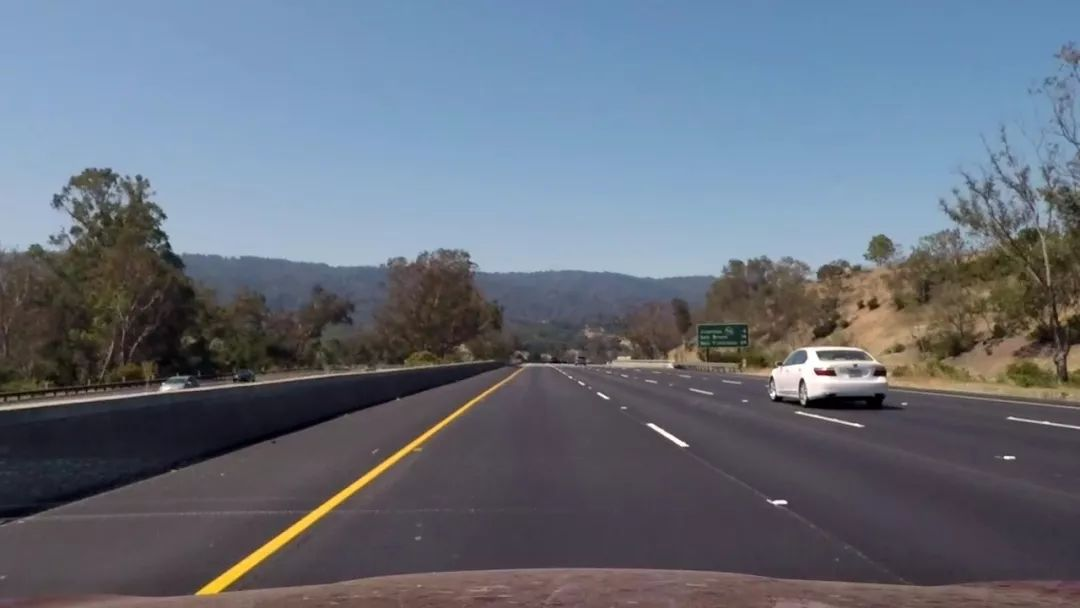
#> input picture line.jpg, 1080 x 608 px
$ python line_detection.py
#> lines starting #> are read from the running program, lines starting #| are printed output that depends on the picture; after the words box and inside, x2 and y2 are one past the last pixel; in counts of white or black regions, pixels touching at a corner belong together; long printed decimals are rounded
#> in draw, raw is the input picture: shape (608, 1080, 3); mean B, G, R 123.4, 110.4, 102.4
import cv2
import numpy as np
import os


def Slope(line):
    if (line[0][0] == line[0][2]):
        return 0
    else:
        return (line[0][3] - line[0][1]) / (line[0][2] - line[0][0])


def filter(lines, threshold):
    slopes = [Slope(line) for line in lines]
    while len(lines) > 0:
        mean = np.mean(slopes)
        diff = [abs(s - mean) for s in slopes]
        idx = np.argmax(diff)
        if diff[idx] > threshold:
            slopes.pop(idx)
            lines.pop(idx)
        else:
            break
    return lines


def least_square(lines):
    x_cord = np.ravel([[line[0][0], line[0][2]] for line in lines])
    y_cord = np.ravel([[line[0][1], line[0][3]] for line in lines])
    poly = np.polyfit(x_cord, y_cord, deg=1)
    point_min = (np.min(x_cord), np.polyval(poly, np.min(x_cord)))
    point_max = (np.max(x_cord), np.polyval(poly, np.max(x_cord)))
    print("max point={}".format(point_max))
    return np.array([point_min, point_max], dtype=np.int32)


def edge(path):
#> called with path = 'line.jpg'
    name = path.split(".")[0]
    if(os.path.exists(name) != True):
        os.mkdir(name)
    grey = cv2.imread(path, cv2.IMREAD_GRAYSCALE)
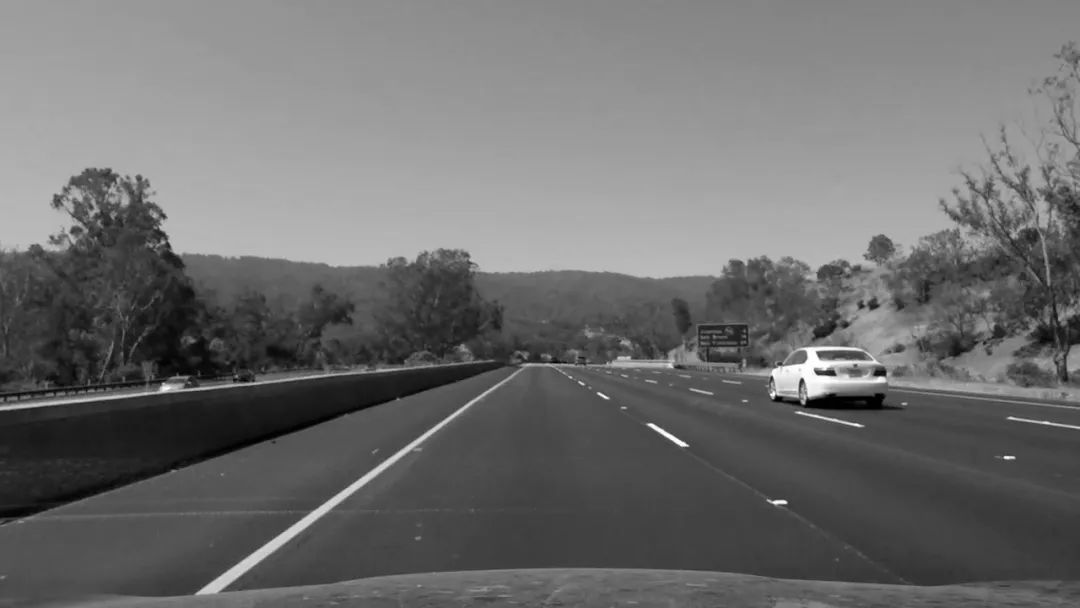
#> grey: shape (608, 1080); min 0, max 255, mean 109.5
    edge = cv2.Canny(grey, 192, 433)
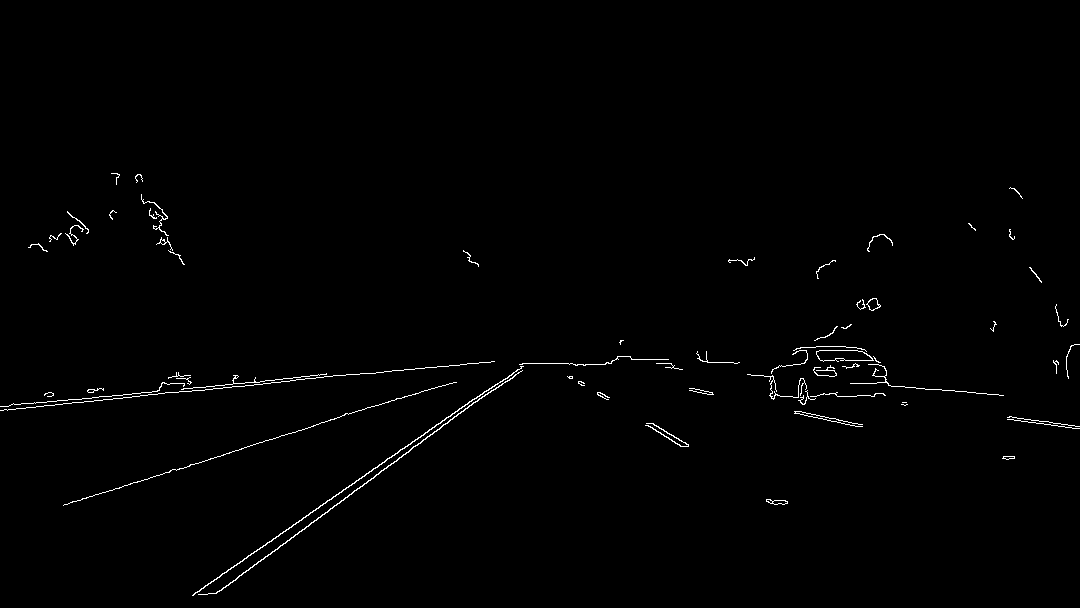
#> edge: shape (608, 1080); 0.8% white in thin lines or dots, all inside (x1, y1, x2, y2) = (0, 173, 1080, 596)
    cv2.imwrite("{}/edge.jpg".format(name), edge)


def ROI(path):
#> called with path = 'line.jpg'
    name = path.split(".")[0]
    if(os.path.exists(name) != True):
        os.mkdir(name)
    edge_img = cv2.imread("{}/edge.jpg".format(name), cv2.IMREAD_ANYCOLOR)
#> edge_img: shape (608, 1080); min 0, max 255, mean 2.1
    zero = np.zeros_like(edge_img)
    mask = cv2.fillPoly(zero, np.array([[[0, 558], [0, 508], [500, 360], [600, 360], [1080, 558]]]), 255)
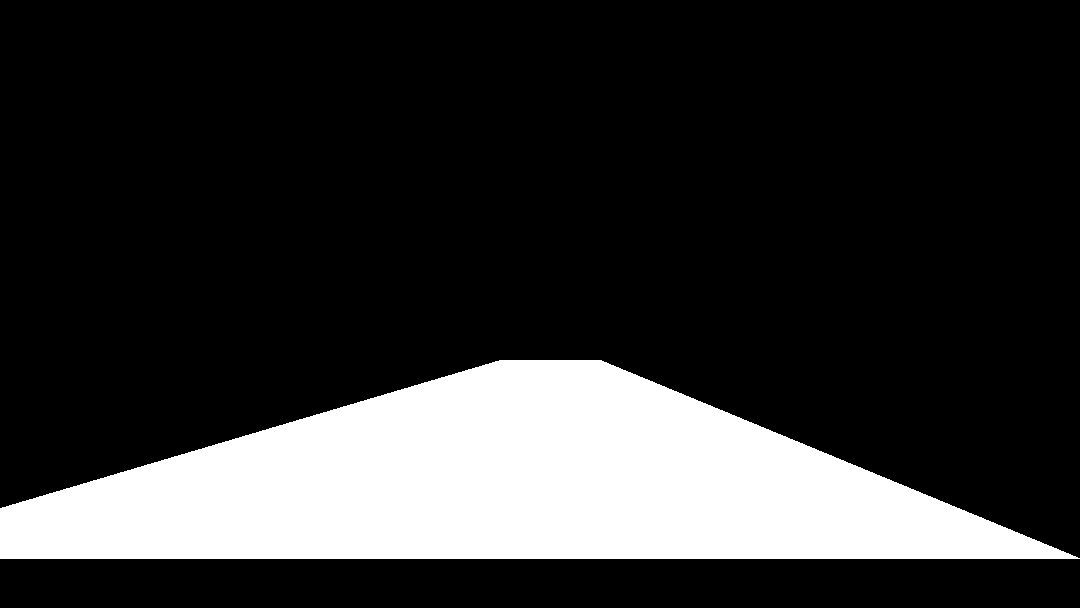
#> zero: shape (608, 1080); 19.8% white; 1 white region, box (x1, y1, x2, y2) and area: (0, 360, 1080, 559) 130326
    ROI = cv2.bitwise_and(edge_img, mask)
    cv2.imwrite("{}/ROI.jpg".format(name), ROI)


def hough(path):
#> called with path = 'line.jpg'
    name = path.split(".")[0]
    if(os.path.exists(name) != True):
        os.mkdir(name)
    ROI_img = cv2.imread("{}/ROI.jpg".format(name), cv2.IMREAD_ANYCOLOR)
#> ROI_img: shape (608, 1080); min 0, max 255, mean 0.7
    lines = cv2.HoughLinesP(ROI_img, 1, np.pi / 180, 30, 40)
#> lines = 1490 rows, first 6: [221, 455, 255, 444], [484, 396, 516, 374], [302, 526, 303, 525], [253, 553, 477, 396], [348, 492, 350, 491], [482, 394, 484, 392]
    left_lines = [line for line in lines if Slope(line) < 0]
#> left_lines = 561 items, first 6: [[221, 455, 255, 444]], [[484, 396, 516, 374]], [[302, 526, 303, 525]], [[253, 553, 477, 396]], [[348, 492, 350, 491]], [[482, 394, 484, 392]]
    right_lines = [line for line in lines if Slope(line) > 0]
#> right_lines = 103 items, first 6: [[789, 509, 790, 510]], [[646, 424, 672, 440]], [[651, 423, 683, 442]], [[656, 432, 658, 433]], [[774, 500, 776, 502]], [[593, 392, 602, 397]]
    left_lines = filter(left_lines, 0.1)
#> in filter, `slopes = [Slope(line) for line in lines]`: slopes = 561 values, max -0.143 at index 260, min -1 at index 2, mean -0.754
#> the loop in filter, `while len(lines) > 0:` made 284 passes
#> (mean, idx) on passes 1 to 3: (-0.754, 260), (-0.755, 377), (-0.756, 117)
#> after the loop in filter, `while len(lines) > 0:`: lines = 278 items, first 6: [[302, 526, 303, 525]], [[482, 394, 484, 392]], [[409, 448, 411, 446]], [[273, 558, 276, 555]], [[466, 401, 467, 400]], [[298, 516, 299, 515]]; slopes = 278 values from -1 to -1
#> left_lines has the same summary as lines in filter
    right_lines = filter(right_lines, 0.1)
#> the loop in filter (call 2), `while len(lines) > 0:` made 44 passes
#> (mean, idx) on passes 1 to 12: (0.83, 3), (0.834, 11), (0.837, 19), (0.84, 28), (0.844, 38), (0.847, 39), (0.851, 46), (0.855, 54), (0.858, 55), (0.862, 56), (0.866, 57), (0.87, 64)
#> right_lines = 60 items, first 6: [[789, 509, 790, 510]], [[774, 500, 776, 502]], [[577, 386, 578, 387]], [[593, 395, 594, 396]], [[659, 429, 660, 430]], [[563, 379, 564, 380]]
    left_line = least_square(left_lines)
#> in least_square, `x_cord = np.ravel([[line[0][0], line[0][2]] for line in lines])`: x_cord = 556 values, max 526 at index 229, min 240 at index 126, mean 381.9
#> in least_square, `y_cord = np.ravel([[line[0][1], line[0][3]] for line in lines])`: y_cord = 556 values, max 559 at index 262, min 361 at index 459, mean 466.8
#> in least_square, `poly = np.polyfit(x_cord, y_cord, deg=1)`: poly = [-0.707, 736.9]
#> in least_square, `point_min = (np.min(x_cord), np.polyval(poly, np.min(x_cord)))`: point_min = (240, 567.1)
#> in least_square, `point_max = (np.max(x_cord), np.polyval(poly, np.max(x_cord)))`: point_max = (526, 364.9)
#| max point=(526, 364.881)
#> left_line = [[240, 567], [526, 364]]
    right_line = least_square(right_lines)
#| max point=(790, 508.390)
#> right_line = [[561, 372], [790, 508]]
    return left_line, right_line


def draw(path):
    name = path.split(".")[0]
    if(os.path.exists(name) != True):
        os.mkdir(name)
    raw = cv2.imread(path, cv2.IMREAD_ANYCOLOR)
    cv2.imwrite("{}/raw.jpg".format(name), raw)
    edge(path)
    ROI(path)
    left_line, right_line = hough(path)
#> left_line = [[240, 567], [526, 364]]; right_line = [[561, 372], [790, 508]]
    cv2.line(raw, tuple(left_line[0]), tuple(left_line[1]), (255, 0, 0), 3)
    cv2.line(raw, tuple(right_line[0]), tuple(right_line[1]), (255, 0, 0), 3)
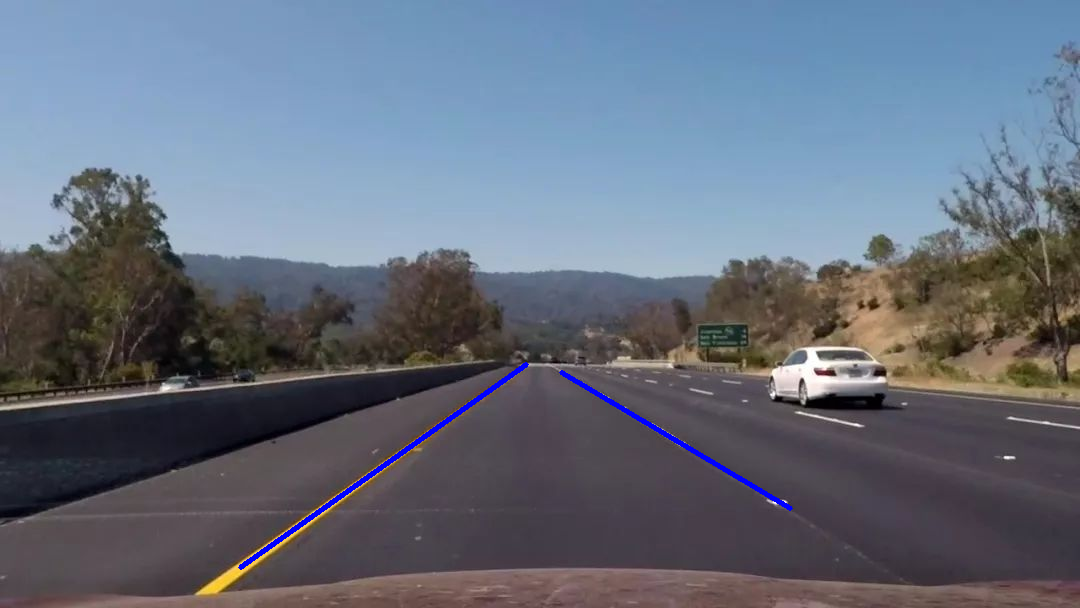
#> raw: shape (608, 1080, 3); mean B, G, R 124.1, 109.7, 101.5
    cv2.imwrite("{}/draw.jpg".format(name), raw)


if __name__ == "__main__":
    draw("line.jpg")

$ run again, with 00129.jpg copied over line.jpg
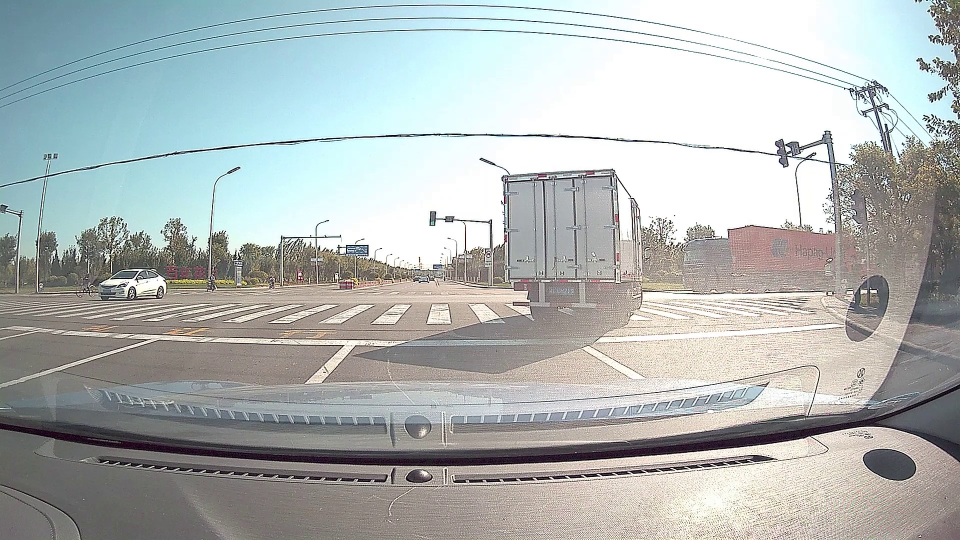
#> input picture 00129.jpg, 1920 x 1080 px (shown at 1/2 size)
#> in draw, raw is the input picture: shape (1080, 1920, 3); mean B, G, R 180.4, 181.4, 175.5
#> in edge, `edge = cv2.Canny(grey, 192, 433)`:
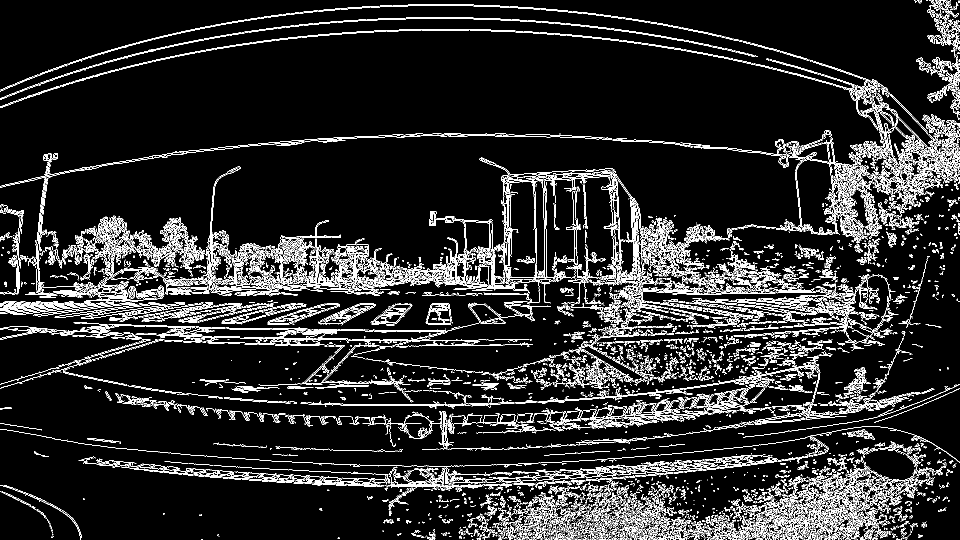
#> edge: shape (1080, 1920) (shown at 1/2 size); 9.8% white in thin lines or dots
#> zero: shape (1080, 1920); 6.3% white; 1 white region, box (x1, y1, x2, y2) and area: (0, 360, 1081, 559) 130429
#> in hough, `left_lines = [line for line in lines if Slope(line) < 0]`: left_lines = 462 items, first 6: [[610, 473, 639, 472]], [[147, 502, 153, 501]], [[302, 541, 308, 540]], [[207, 550, 210, 549]], [[487, 501, 492, 500]], [[450, 513, 459, 512]]
#> in hough, `right_lines = [line for line in lines if Slope(line) > 0]`: right_lines = 326 items, first 6: [[332, 500, 345, 501]], [[424, 497, 433, 498]], [[326, 475, 338, 476]], [[678, 545, 690, 546]], [[892, 522, 907, 523]], [[486, 492, 493, 493]]
#> in filter, `slopes = [Slope(line) for line in lines]`: slopes = 462 values, max -0.0345 at index 0, min -16 at index 286, mean -0.424
#> the loop in filter, `while len(lines) > 0:` made 246 passes
#> (mean, idx) on passes 1 to 3: (-0.424, 286), (-0.39, 156), (-0.378, 28)
#> after the loop in filter, `while len(lines) > 0:`: lines = 217 items, first 6: [[207, 550, 210, 549]], [[358, 441, 361, 440]], [[164, 501, 166, 500]], [[252, 465, 255, 464]], [[243, 517, 246, 516]], [[224, 467, 229, 465]]; slopes = 217 values, max -0.333 at index 0, min -0.5 at index 2, mean -0.416
#> in hough, `left_lines = filter(left_lines, 0.1)`: left_lines has the same summary as lines in filter
#> the loop in filter (call 2), `while len(lines) > 0:` made 145 passes
#> (mean, idx) on passes 1 to 8: (0.315, 104), (0.312, 143), (0.31, 192), (0.308, 202), (0.306, 215), (0.304, 218), (0.302, 218), (0.3, 227)
#> in hough, `right_lines = filter(right_lines, 0.1)`: right_lines = 182 items, first 6: [[682, 532, 688, 533]], [[623, 504, 629, 505]], [[569, 513, 573, 514]], [[349, 471, 359, 473]], [[412, 496, 415, 497]], [[854, 550, 860, 551]]
#> x_cord = 434 values, max 992 at index 109, min 17 at index 136, mean 291.1
#> y_cord = 434 values, max 559 at index 122, min 382 at index 321, mean 495.1
#> poly = [0.0189, 489.6]
#> point_min = (17, 490)
#> point_max = (992, 508.4)
#| max point=(992, 508.379)
#> in hough, `left_line = least_square(left_lines)`: left_line = [[17, 489], [992, 508]]
#| max point=(1043, 548.239)
#> in hough, `right_line = least_square(right_lines)`: right_line = [[24, 472], [1043, 548]]
#> in draw, `left_line, right_line = hough(path)`: left_line = [[17, 489], [992, 508]]; right_line = [[24, 472], [1043, 548]]
#> in draw, `cv2.line(raw, tuple(right_line[0]), tuple(right_line[1]), (255, 0, 0),..`:
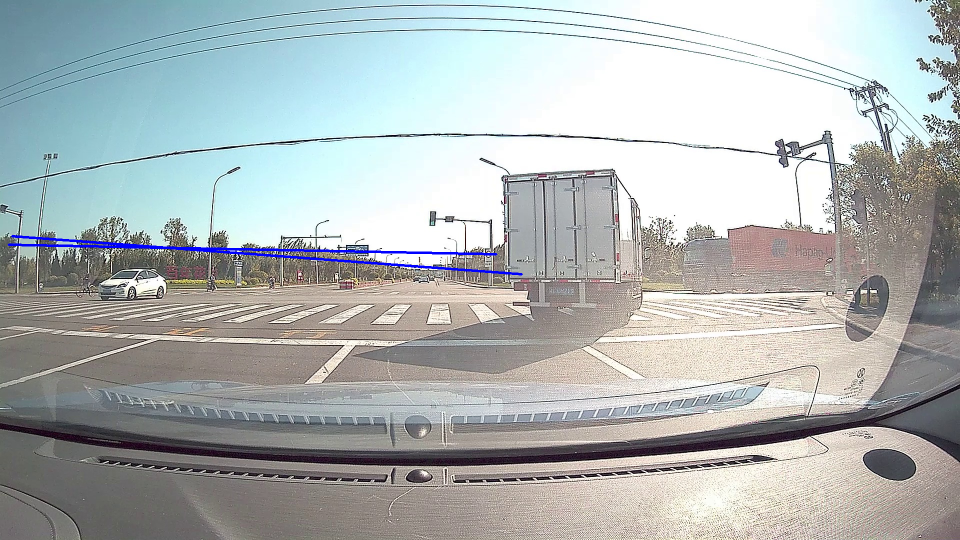
#> raw: shape (1080, 1920, 3) (shown at 1/2 size); mean B, G, R 180.9, 180.7, 174.8
